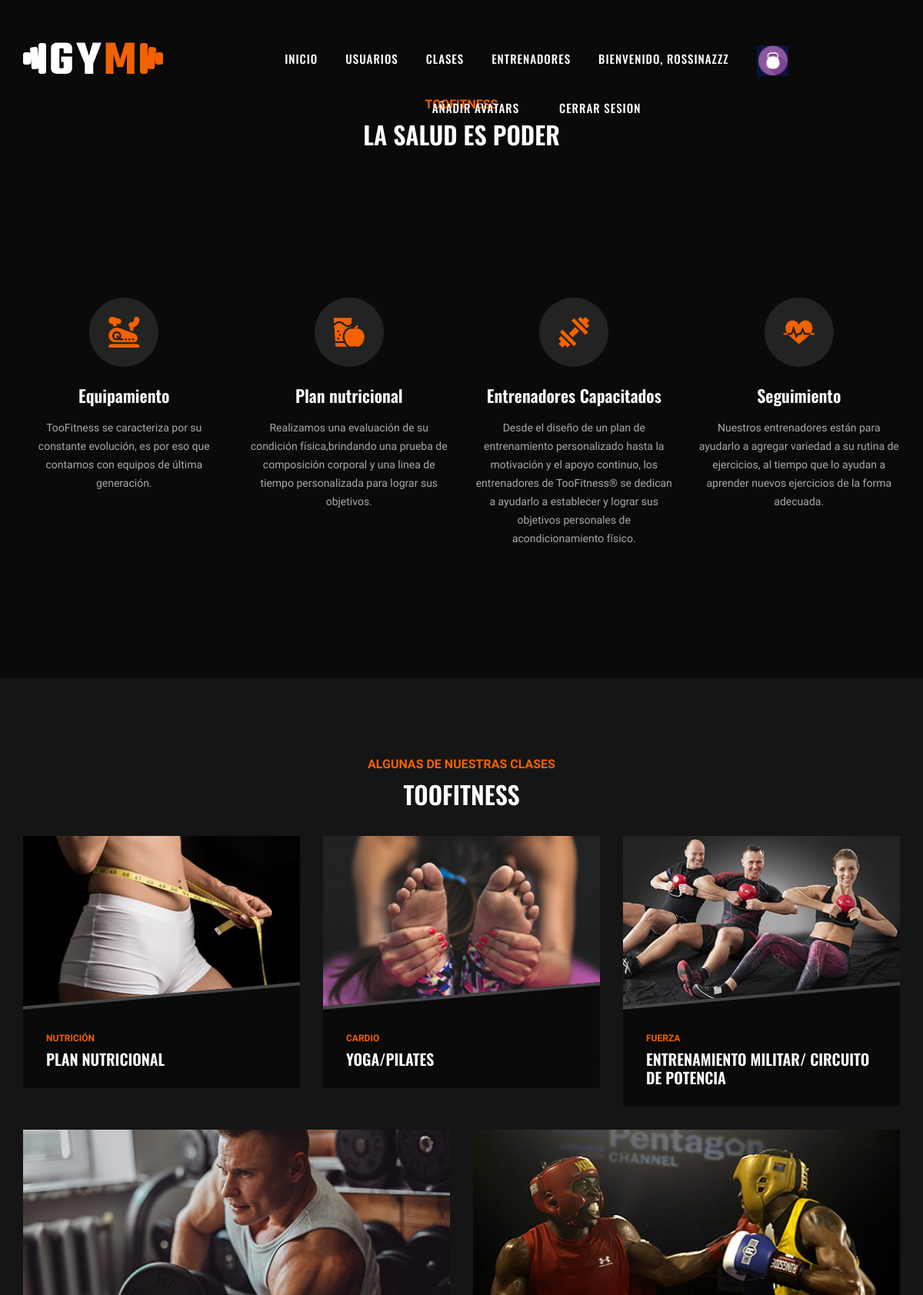
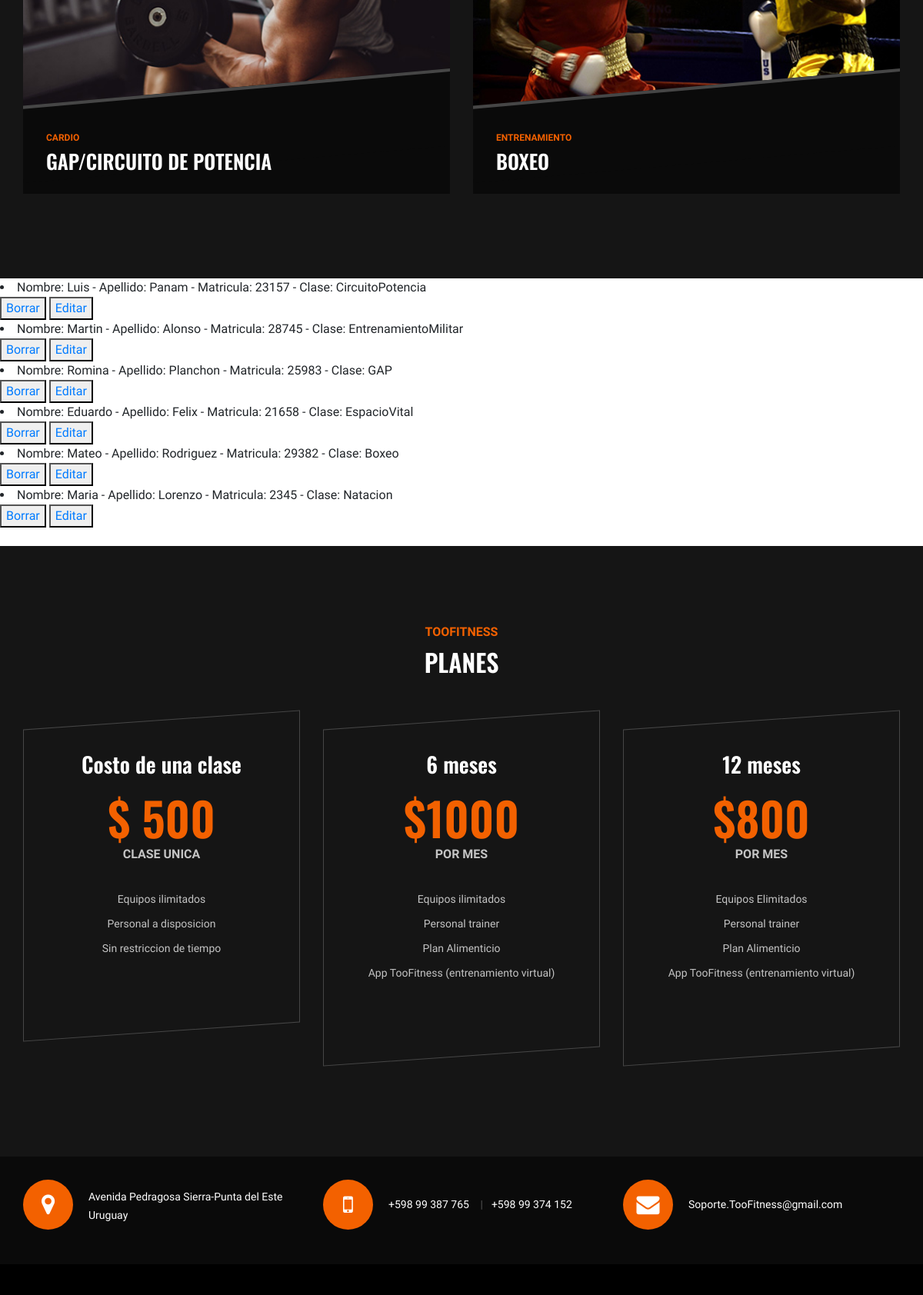
/FinalGym/listaentrenadores (signed in, upper part), run on the app's committed database (2 pictures, top to bottom).
### FinalGym/models.py (models this page shows)
class Avatar(models.Model):
    user = models.ForeignKey(User, on_delete=models.CASCADE)
    imagen= models.ImageField(upload_to = 'avatares', null=True, blank=True)
    class Meta:
        verbose_name = 'Avatar'
        verbose_name_plural = 'Avatares'

class Entrenador(models.Model):
    nombre=models.CharField(max_length=30)
    apellido=models.CharField(max_length=30)
    matricula=models.IntegerField()
    clase=models.CharField(max_length=30, default="")
    class Meta:
        verbose_name = "Entrenador"
        verbose_name_plural = "Entrenadores"
    def __str__(self):
        txt="{0} - {1}"
        return f"Nombre: {self.nombre} - Apellido: {self.apellido} - Matricula: {self.matricula} - Clase: {self.clase}"

### FinalGym/views.py (the view)
# urls.py: path("listaentrenadores", views.listaEntrenadores, name="ListaEntrenadores"),
@login_required
def listaEntrenadores(request):
    entrenadores = Entrenador.objects.all()
    contexto = {"entrenadores":entrenadores}
    return render(request, "FinalGym/leerEntrenadores.html",contexto)

### FinalGym/templates/FinalGym/leerEntrenadores.html
{% extends "FinalGym/padre.html" %}
{% load static %}
{% block contenidoModificable %}
{% for e in entrenadores %}
<li>{{e}}</li>
<button>
    <a href="{% url 'BorrarEntrenador' e.nombre %}"> Borrar </a>
</button>
<button>
    <a href="{% url 'EditarEntrenador' e.nombre %}"> Editar </a>
</button>
{% endfor %}
<br>
<br>
{% endblock %}

### FinalGym/templates/FinalGym/padre.html (shortened to what this page needs)
{% load static %}
<!DOCTYPE html>
<html lang="zxx">
<head>
    <link rel="stylesheet" href="{% static 'FinalGym/css/bootstrap.min.css' %}" type="text/css">
    <link rel="stylesheet" href="{% static 'FinalGym/css/font-awesome.min.css' %}" type="text/css">
    <link rel="stylesheet" href="{% static 'FinalGym/css/flaticon.css' %}" type="text/css">
    <link rel="stylesheet" href="{% static 'FinalGym/css/owl.carousel.min.css' %}" type="text/css">
    <link rel="stylesheet" href="{% static 'FinalGym/css/barfiller.css' %}" type="text/css">
    <link rel="stylesheet" href="{% static 'FinalGym/css/magnific-popup.css' %}" type="text/css">
    <link rel="stylesheet" href="{% static 'FinalGym/css/slicknav.min.css' %}" type="text/css">
    <link rel="stylesheet" href="{% static 'FinalGym/css/style.css' %}" type="text/css">
</head>
    <header class="header-section">
        <div class="container-fluid">
            <div class="row">
                <div class="col-lg-3">
                    <div class="logo">
                            <img src="{% static 'FinalGym/img/logo.png' %}">
                    </div>
                </div>
                <div class="col-lg-8">
                    <nav class="nav-menu">
                        <ul>
                            <li><a href="{% url 'Inicio' %}">Inicio</a></li>
                            <li><a href="{% url 'ListUsuario' %}">Usuarios</a></li>
                            <li><a href="{% url 'ListClases' %}">Clases</a></li>
                            <li><a href="{% url 'ListaEntrenadores' %}">Entrenadores</a></li>
                            {% if user.is_authenticated %}
                            <li><a>Bienvenido, {{user.username}}</a></li>
                            {% with first_image=user.avatar_set.first %}
                                {% if first_image %}
                                     <a href="{{ first_image.imagen.url }}" target="_blank">
                                    <img src="{{ first_image.imagen.url }}" height="40px">
                                 {% endif %}
                            {% endwith %}
                             <li><a class="navbar-brand" href="{% url 'Subir Avatar' %}">Añadir Avatars</a></li>
                             <li><a href="{% url 'Logout' %}">Cerrar Sesion</a></li>
                            {% endif %}
    </header>
    <section class="choseus-section spad">
        <div class="container">
            <div class="row">
                <div class="col-lg-12">
                    <div class="section-title">
                        <br>
                        <span>TooFitness</span>
                        <h2>LA SALUD ES PODER</h2>
                    </div>
                </div>
            </div>
            <br>
            <br>
            <section class="choseus-section spad">
            <div class="row">
                <div class="col-lg-3 col-sm-5">
                    <div class="cs-item">
                        <span class="flaticon-034-stationary-bike"></span>
                        <h4>Equipamiento</h4>
                        <p>TooFitness se caracteriza por su constante evolución, es por eso que contamos con equipos de última generación. </p>
                    </div>
                </div>
                <div class="col-lg-3 col-sm-5">
                    <div class="cs-item">
                        <span class="flaticon-033-juice"></span>
                        <h4>Plan nutricional</h4>
                        <p>Realizamos una evaluación de su condición física,brindando una prueba de composición corporal y una linea de tiempo personalizada para lograr sus objetivos.</p>
                    </div>
                </div>
                <div class="col-lg-3 col-sm-6">
                    <div class="cs-item">
                        <span class="flaticon-002-dumbell"></span>
                        <h4>Entrenadores Capacitados</h4>
                        <p>Desde el diseño de un plan de entrenamiento personalizado hasta la motivación y el apoyo continuo, los entrenadores de TooFitness® se dedican a ayudarlo a establecer y lograr sus objetivos personales de acondicionamiento físico.</p>
                    </div>
                </div>
                <div class="col-lg-3 col-sm-6">
                    <div class="cs-item">
                        <span class="flaticon-014-heart-beat"></span>
                        <h4>Seguimiento</h4>
                        <p>Nuestros entrenadores están para ayudarlo a agregar variedad a su rutina de ejercicios, al tiempo que lo ayudan a aprender nuevos ejercicios de la forma adecuada.</p>
                    </div>
                </div>
            </div>
        </div>
    </section>
    <section class="classes-section spad">
        <div class="container">
            <div class="row">
                <div class="col-lg-12">
                    <div class="section-title">
                        <span>Algunas de nuestras clases</span>
                        <h2>TooFitness</h2>
                    </div>
                </div>
            </div>
            <div class="row">
                <div class="col-lg-4 col-md-6">
                    <div class="class-item">
                        <div class="ci-pic">
                            <img src="{% static 'FinalGym/img/classes/class-1.jpg' %}" alt="">
                        </div>
                        <div class="ci-text">
                            <span>Nutrición</span>
                            <h5>Plan nutricional</h5>
                        </div>
                    </div>
                </div>
                <div class="col-lg-4 col-md-6">
                    <div class="class-item">
                        <div class="ci-pic">
                            <img src="{% static 'FinalGym/img/classes/class-2.jpg' %}" alt="">
                        </div>
                        <div class="ci-text">
                            <span>Cardio</span>
                            <h5>Yoga/Pilates</h5>
                        </div>
                    </div>
                </div>
                <div class="col-lg-4 col-md-6">
                    <div class="class-item">
                        <div class="ci-pic">
                            <img src="{% static 'FinalGym/img/classes/class-3.jpg' %}" alt="">
                        </div>
                        <div class="ci-text">
                            <span>FUERZA</span>
                            <h5>Entrenamiento Militar/ Circuito de Potencia</h5>
                        </div>
                    </div>
                </div>
                <div class="col-lg-6 col-md-6">
                    <div class="class-item">
                        <div class="ci-pic">
                            <img src="{% static 'FinalGym/img/classes/class-4.jpg' %}" alt="">
                        </div>
                        <div class="ci-text">
                            <span>Cardio</span>
                            <h4>GAP/Circuito de Potencia</h4>
                        </div>
                    </div>
                </div>
                <div class="col-lg-6">
                    <div class="class-item">
                        <div class="ci-pic">
                            <img src="{% static 'FinalGym/img/classes/class-5.jpg' %}" alt="">
                        </div>
                        <div class="ci-text">
                            <span>Entrenamiento</span>
                            <h4>Boxeo</h4>
                        </div>
                    </div>
                </div>
            </div>
        </div>
    </section>
    {% block contenidoModificable %}
    {% endblock %}
    <section class="pricing-section spad">
        <div class="container">
            <div class="row">
                <div class="col-lg-12">
                    <div class="section-title">
                        <span>TooFitness</span>
                        <h2>Planes</h2>
                    </div>
                </div>
            </div>
            <div class="row justify-content-center">
                <div class="col-lg-4 col-md-8">
                    <div class="ps-item">
                        <h3>Costo de una clase</h3>
                        <div class="pi-price">
                            <h2>$ 500</h2>
                            <span>CLASE UNICA</span>
                        </div>
                        <ul>
                            <li>Equipos ilimitados</li>
                            <li>Personal a disposicion</li>
                            <li>Sin restriccion de tiempo</li>
                        </ul>
                    </div>
                </div>
                <div class="col-lg-4 col-md-8">
                    <div class="ps-item">
                        <h3>6 meses</h3>
                        <div class="pi-price">
                            <h2>$1000</h2>
                            <span>por mes</span>
                        </div>
                        <ul>
                            <li>Equipos ilimitados</li>
                            <li>Personal trainer</li>
                            <li>Plan Alimenticio</li>
                            <li>App TooFitness (entrenamiento virtual)</li>
                        </ul>
                    </div>
                </div>
                <div class="col-lg-4 col-md-8">
                    <div class="ps-item">
                        <h3>12 meses </h3>
                        <div class="pi-price">
                            <h2>$800</h2>
                            <span>por mes</span>
                        </div>
                        <ul>
                            <li>Equipos Elimitados</li>
                            <li>Personal trainer</li>
                            <li>Plan Alimenticio</li>
                            <li>App TooFitness (entrenamiento virtual) </li>
                        </ul>
                    </div>
                </div>
            </div>
        </div>
    </section>
    <div class="gettouch-section">
        <div class="container">
            <div class="row">
                <div class="col-md-4">
                    <div class="gt-text">
                        <i class="fa fa-map-marker"></i>
                        <p>Avenida Pedragosa Sierra-Punta del Este<br/> Uruguay</p>
                    </div>
                </div>
                <div class="col-md-4">
                    <div class="gt-text">
                        <i class="fa fa-mobile"></i>
                        <ul>
                            <li>+598 99 387 765</li>
                            <li>+598 99 374 152</li>
                        </ul>
                    </div>
                </div>
                <div class="col-md-4">
                    <div class="gt-text email">
                        <i class="fa fa-envelope"></i>
                        <p>Soporte.TooFitness@gmail.com</p>
                    </div>
                </div>
            </div>
        </div>
    </div>
    <section class="footer-section">
    </section>
</body>
</html>

### data on the page
Avatar: imagen (picture)
Entrenador: nombre+apellido+matricula "Nombre: Luis - Apellido: Panam - Matricula: 23157 - Clase: CircuitoPotencia"
Entrenador: nombre+apellido+matricula "Nombre: Martin - Apellido: Alonso - Matricula: 28745 - Clase: EntrenamientoMilitar"
Entrenador: nombre+apellido+matricula "Nombre: Romina - Apellido: Planchon - Matricula: 25983 - Clase: GAP"
Entrenador: nombre+apellido+matricula "Nombre: Eduardo - Apellido: Felix - Matricula: 21658 - Clase: EspacioVital"
Entrenador: nombre+apellido+matricula "Nombre: Mateo - Apellido: Rodriguez - Matricula: 29382 - Clase: Boxeo"
Entrenador: nombre+apellido+matricula "Nombre: Maria - Apellido: Lorenzo - Matricula: 2345 - Clase: Natacion"

### other printed values
{{ user.username }} "ROSSINAZZZ"
